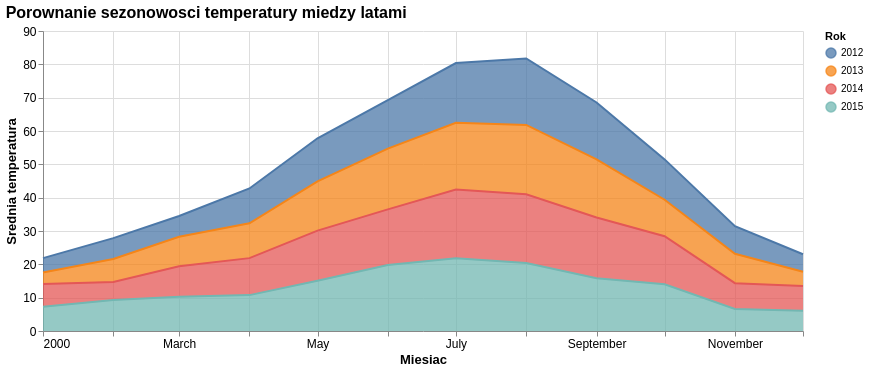

Notebook code for this chart:
### Code cell
custom_chart = (
    alt.Chart(monthly)
    .mark_area(opacity=0.75, line=True)
    .encode(
        x=alt.X("yearmonth:T", title="Miesiac"),
        y=alt.Y("avg_temp:Q", title="Srednia temperatura"),
        color=alt.Color("year:N", title="Rok", scale=alt.Scale(scheme="tableau10")),
        tooltip=["year:O", "month_name:N", alt.Tooltip("avg_temp:Q", format=".1f")],
    )
    .transform_calculate(yearmonth="datetime(2000, datum.month - 1, 1)")
    .properties(width=760, height=300, title="Porownanie sezonowosci temperatury miedzy latami")
    .configure_view(stroke=None)
    .configure_axis(labelFontSize=12, titleFontSize=13)
    .configure_title(fontSize=16, anchor="start")
)

custom_chart

### Figure 1 — Vega specification as saved in the notebook (floating-point values rounded to 4 significant figures)
{"$schema": "https://vega.github.io/schema/vega/v6.json", "data": [{"name": "source_0", "values": [{"year": 2012, "month": 1, "month_name": "January", "avg_temp": 4.298, "total_precipitation": 173.3, "rainy_days": 22, "avg_wind": 3.9, "yearmonth": "2000-01-01T00:00:00.000", "avg_temp_end": 21.85, "avg_temp_start": 17.55}, {"year": 2012, "month": 2, "month_name": "February", "avg_temp": 6.24, "total_precipitation": 92.3, "rainy_days": 19, "avg_wind": 3.903, "yearmonth": "2000-02-01T00:00:00.000", "avg_temp_end": 27.86, "avg_temp_start": 21.62}, {"year": 2012, "month": 3, "month_name": "March", "avg_temp": 6.197, "total_precipitation": 183.0, "rainy_days": 22, "avg_wind": 4.248, "yearmonth": "2000-03-01T00:00:00.000", "avg_temp_end": 34.49, "avg_temp_start": 28.3}, {"year": 2012, "month": 4, "month_name": "April", "avg_temp": 10.43, "total_precipitation": 68.1, "rainy_days": 17, "avg_wind": 3.373, "yearmonth": "2000-04-01T00:00:00.000", "avg_temp_end": 42.77, "avg_temp_start": 32.33}, {"year": 2012, "month": 5, "month_name": "May", "avg_temp": 12.93, "total_precipitation": 52.2, "rainy_days": 10, "avg_wind": 3.355, "yearmonth": "2000-05-01T00:00:00.000", "avg_temp_end": 57.82, "avg_temp_start": 44.9}, {"year": 2012, "month": 6, "month_name": "June", "avg_temp": 14.59, "total_precipitation": 75.1, "rainy_days": 14, "avg_wind": 3.083, "yearmonth": "2000-06-01T00:00:00.000", "avg_temp_end": 69.29, "avg_temp_start": 54.7}, {"year": 2012, "month": 7, "month_name": "July", "avg_temp": 17.92, "total_precipitation": 26.3, "rainy_days": 7, "avg_wind": 2.877, "yearmonth": "2000-07-01T00:00:00.000", "avg_temp_end": 80.39, "avg_temp_start": 62.47}, {"year": 2012, "month": 8, "month_name": "August", "avg_temp": 19.93, "total_precipitation": 0.0, "rainy_days": 0, "avg_wind": 2.829, "yearmonth": "2000-08-01T00:00:00.000", "avg_temp_end": 81.76, "avg_temp_start": 61.83}, {"year": 2012, "month": 9, "month_name": "September", "avg_temp": 17.06, "total_precipitation": 0.9, "rainy_days": 3, "avg_wind": 2.647, "yearmonth": "2000-09-01T00:00:00.000", "avg_temp_end": 68.56, "avg_temp_start": 51.5}, {"year": 2012, "month": 10, "month_name": "October", "avg_temp": 12.1, "total_precipitation": 170.3, "rainy_days": 16, "avg_wind": 3.532, "yearmonth": "2000-10-01T00:00:00.000", "avg_temp_end": 51.48, "avg_temp_start": 39.38}, {"year": 2012, "month": 11, "month_name": "November", "avg_temp": 8.277, "total_precipitation": 210.5, "rainy_days": 20, "avg_wind": 3.22, "yearmonth": "2000-11-01T00:00:00.000", "avg_temp_end": 31.45, "avg_temp_start": 23.17}, {"year": 2012, "month": 12, "month_name": "December", "avg_temp": 5.265, "total_precipitation": 174.0, "rainy_days": 27, "avg_wind": 3.832, "yearmonth": "2000-12-01T00:00:00.000", "avg_temp_end": 23.04, "avg_temp_start": 17.77}, {"year": 2013, "month": 1, "month_name": "January", "avg_temp": 3.452, "total_precipitation": 105.7, "rainy_days": 17, "avg_wind": 2.877, "yearmonth": "2000-01-01T00:00:00.000", "avg_temp_end": 17.55, "avg_temp_start": 14.1}, {"year": 2013, "month": 2, "month_name": "February", "avg_temp": 6.896, "total_precipitation": 40.3, "rainy_days": 18, "avg_wind": 3.632, "yearmonth": "2000-02-01T00:00:00.000", "avg_temp_end": 21.62, "avg_temp_start": 14.72}, {"year": 2013, "month": 3, "month_name": "March", "avg_temp": 8.844, "total_precipitation": 69.7, "rainy_days": 15, "avg_wind": 3.461, "yearmonth": "2000-03-01T00:00:00.000", "avg_temp_end": 28.3, "avg_temp_start": 19.45}, {"year": 2013, "month": 4, "month_name": "April", "avg_temp": 10.47, "total_precipitation": 149.6, "rainy_days": 16, "avg_wind": 3.713, "yearmonth": "2000-04-01T00:00:00.000", "avg_temp_end": 32.33, "avg_temp_start": 21.86}, {"year": 2013, "month": 5, "month_name": "May", "avg_temp": 14.77, "total_precipitation": 60.5, "rainy_days": 12, "avg_wind": 3.158, "yearmonth": "2000-05-01T00:00:00.000", "avg_temp_end": 44.9, "avg_temp_start": 30.12}, {"year": 2013, "month": 6, "month_name": "June", "avg_temp": 18.21, "total_precipitation": 33.1, "rainy_days": 10, "avg_wind": 3.003, "yearmonth": "2000-06-01T00:00:00.000", "avg_temp_end": 54.7, "avg_temp_start": 36.49}, {"year": 2013, "month": 7, "month_name": "July", "avg_temp": 20.01, "total_precipitation": 0.0, "rainy_days": 0, "avg_wind": 2.687, "yearmonth": "2000-07-01T00:00:00.000", "avg_temp_end": 62.47, "avg_temp_start": 42.46}, {"year": 2013, "month": 8, "month_name": "August", "avg_temp": 20.8, "total_precipitation": 34.4, "rainy_days": 9, "avg_wind": 2.542, "yearmonth": "2000-08-01T00:00:00.000", "avg_temp_end": 61.83, "avg_temp_start": 41.03}, {"year": 2013, "month": 9, "month_name": "September", "avg_temp": 17.48, "total_precipitation": 156.8, "rainy_days": 14, "avg_wind": 3.013, "yearmonth": "2000-09-01T00:00:00.000", "avg_temp_end": 51.5, "avg_temp_start": 34.03}, {"year": 2013, "month": 10, "month_name": "October", "avg_temp": 10.93, "total_precipitation": 39.2, "rainy_days": 12, "avg_wind": 2.274, "yearmonth": "2000-10-01T00:00:00.000", "avg_temp_end": 39.38, "avg_temp_start": 28.44}, {"year": 2013, "month": 11, "month_name": "November", "avg_temp": 8.822, "total_precipitation": 96.3, "rainy_days": 15, "avg_wind": 3.18, "yearmonth": "2000-11-01T00:00:00.000", "avg_temp_end": 23.17, "avg_temp_start": 14.35}, {"year": 2013, "month": 12, "month_name": "December", "avg_temp": 4.297, "total_precipitation": 42.4, "rainy_days": 14, "avg_wind": 2.735, "yearmonth": "2000-12-01T00:00:00.000", "avg_temp_end": 17.77, "avg_temp_start": 13.48}, {"year": 2014, "month": 1, "month_name": "January", "avg_temp": 6.848, "total_precipitation": 94.0, "rainy_days": 13, "avg_wind": 3.348, "yearmonth": "2000-01-01T00:00:00.000", "avg_temp_end": 14.1, "avg_temp_start": 7.253}, {"year": 2014, "month": 2, "month_name": "February", "avg_temp": 5.418, "total_precipitation": 155.2, "rainy_days": 19, "avg_wind": 4.529, "yearmonth": "2000-02-01T00:00:00.000", "avg_temp_end": 14.72, "avg_temp_start": 9.302}, {"year": 2014, "month": 3, "month_name": "March", "avg_temp": 9.166, "total_precipitation": 240.0, "rainy_days": 20, "avg_wind": 3.677, "yearmonth": "2000-03-01T00:00:00.000", "avg_temp_end": 19.45, "avg_temp_start": 10.29}, {"year": 2014, "month": 4, "month_name": "April", "avg_temp": 11.1, "total_precipitation": 106.1, "rainy_days": 13, "avg_wind": 3.697, "yearmonth": "2000-04-01T00:00:00.000", "avg_temp_end": 21.86, "avg_temp_start": 10.77}, {"year": 2014, "month": 5, "month_name": "May", "avg_temp": 15.04, "total_precipitation": 80.0, "rainy_days": 8, "avg_wind": 3.155, "yearmonth": "2000-05-01T00:00:00.000", "avg_temp_end": 30.12, "avg_temp_start": 15.08}, {"year": 2014, "month": 6, "month_name": "June", "avg_temp": 16.67, "total_precipitation": 18.8, "rainy_days": 9, "avg_wind": 3.19, "yearmonth": "2000-06-01T00:00:00.000", "avg_temp_end": 36.49, "avg_temp_start": 19.82}, {"year": 2014, "month": 7, "month_name": "July", "avg_temp": 20.66, "total_precipitation": 19.6, "rainy_days": 2, "avg_wind": 3.097, "yearmonth": "2000-07-01T00:00:00.000", "avg_temp_end": 42.46, "avg_temp_start": 21.8}, {"year": 2014, "month": 8, "month_name": "August", "avg_temp": 20.64, "total_precipitation": 46.0, "rainy_days": 7, "avg_wind": 2.477, "yearmonth": "2000-08-01T00:00:00.000", "avg_temp_end": 41.03, "avg_temp_start": 20.39}, {"year": 2014, "month": 9, "month_name": "September", "avg_temp": 18.2, "total_precipitation": 56.7, "rainy_days": 9, "avg_wind": 3.143, "yearmonth": "2000-09-01T00:00:00.000", "avg_temp_end": 34.03, "avg_temp_start": 15.83}, {"year": 2014, "month": 10, "month_name": "October", "avg_temp": 14.42, "total_precipitation": 171.5, "rainy_days": 19, "avg_wind": 2.916, "yearmonth": "2000-10-01T00:00:00.000", "avg_temp_end": 28.44, "avg_temp_start": 14.02}, {"year": 2014, "month": 11, "month_name": "November", "avg_temp": 7.77, "total_precipitation": 123.1, "rainy_days": 16, "avg_wind": 3.983, "yearmonth": "2000-11-01T00:00:00.000", "avg_temp_end": 14.35, "avg_temp_start": 6.582}, {"year": 2014, "month": 12, "month_name": "December", "avg_temp": 7.374, "total_precipitation": 121.8, "rainy_days": 15, "avg_wind": 3.565, "yearmonth": "2000-12-01T00:00:00.000", "avg_temp_end": 13.48, "avg_temp_start": 6.103}, {"year": 2015, "month": 1, "month_name": "January", "avg_temp": 7.253, "total_precipitation": 93.0, "rainy_days": 14, "avg_wind": 2.429, "yearmonth": "2000-01-01T00:00:00.000", "avg_temp_end": 7.253, "avg_temp_start": 0.0}, {"year": 2015, "month": 2, "month_name": "February", "avg_temp": 9.302, "total_precipitation": 134.2, "rainy_days": 17, "avg_wind": 3.079, "yearmonth": "2000-02-01T00:00:00.000", "avg_temp_end": 9.302, "avg_temp_start": 0.0}, {"year": 2015, "month": 3, "month_name": "March", "avg_temp": 10.29, "total_precipitation": 113.5, "rainy_days": 16, "avg_wind": 2.932, "yearmonth": "2000-03-01T00:00:00.000", "avg_temp_end": 10.29, "avg_temp_start": 0.0}, {"year": 2015, "month": 4, "month_name": "April", "avg_temp": 10.77, "total_precipitation": 51.6, "rainy_days": 13, "avg_wind": 3.313, "yearmonth": "2000-04-01T00:00:00.000", "avg_temp_end": 10.77, "avg_temp_start": 0.0}, {"year": 2015, "month": 5, "month_name": "May", "avg_temp": 15.08, "total_precipitation": 14.8, "rainy_days": 4, "avg_wind": 2.813, "yearmonth": "2000-05-01T00:00:00.000", "avg_temp_end": 15.08, "avg_temp_start": 0.0}, {"year": 2015, "month": 6, "month_name": "June", "avg_temp": 19.82, "total_precipitation": 5.9, "rainy_days": 4, "avg_wind": 3.247, "yearmonth": "2000-06-01T00:00:00.000", "avg_temp_end": 19.82, "avg_temp_start": 0.0}, {"year": 2015, "month": 7, "month_name": "July", "avg_temp": 21.8, "total_precipitation": 2.3, "rainy_days": 2, "avg_wind": 2.984, "yearmonth": "2000-07-01T00:00:00.000", "avg_temp_end": 21.8, "avg_temp_start": 0.0}, {"year": 2015, "month": 8, "month_name": "August", "avg_temp": 20.39, "total_precipitation": 83.3, "rainy_days": 6, "avg_wind": 3.155, "yearmonth": "2000-08-01T00:00:00.000", "avg_temp_end": 20.39, "avg_temp_start": 0.0}, {"year": 2015, "month": 9, "month_name": "September", "avg_temp": 15.83, "total_precipitation": 21.1, "rainy_days": 9, "avg_wind": 3.05, "yearmonth": "2000-09-01T00:00:00.000", "avg_temp_end": 15.83, "avg_temp_start": 0.0}, {"year": 2015, "month": 10, "month_name": "October", "avg_temp": 14.02, "total_precipitation": 122.4, "rainy_days": 14, "avg_wind": 3.035, "yearmonth": "2000-10-01T00:00:00.000", "avg_temp_end": 14.02, "avg_temp_start": 0.0}, {"year": 2015, "month": 11, "month_name": "November", "avg_temp": 6.582, "total_precipitation": 212.6, "rainy_days": 20, "avg_wind": 3.547, "yearmonth": "2000-11-01T00:00:00.000", "avg_temp_end": 6.582, "avg_temp_start": 0.0}, {"year": 2015, "month": 12, "month_name": "December", "avg_temp": 6.103, "total_precipitation": 284.5, "rainy_days": 25, "avg_wind": 4.342, "yearmonth": "2000-12-01T00:00:00.000", "avg_temp_end": 6.103, "avg_temp_start": 0.0}], "transform": [{"type": "formula", "expr": "toDate(datum['yearmonth'])", "as": "yearmonth"}]}, {"name": "source_0_color_domain_year", "values": [{"year": 2012}, {"year": 2013}, {"year": 2014}, {"year": 2015}]}], "marks": [{"type": "group", "name": "layer_0_pathgroup", "from": {"facet": {"data": "source_0", "name": "faceted_path_layer_0_main", "groupby": ["year"]}}, "encode": {"update": {"width": {"field": {"signal": null, "datum": null, "group": "width", "parent": null}}, "height": {"field": {"signal": null, "datum": null, "group": "height", "parent": null}}}}, "marks": [{"type": "area", "name": "layer_0_marks", "from": {"data": "faceted_path_layer_0_main"}, "sort": {"field": "x"}, "encode": {"update": {"fill": {"field": "year", "scale": "color"}, "tooltip": {"signal": "{\"year\": isValid(datum[\"year\"]) ? isArray(datum[\"year\"]) ? join(datum[\"year\"], '\\n') : datum[\"year\"] : \"\"+datum[\"year\"], \"month_name\": isValid(datum[\"month_name\"]) ? isArray(datum[\"month_name\"]) ? join(datum[\"month_name\"], '\\n') : datum[\"month_name\"] : \"\"+datum[\"month_name\"], \"avg_temp\": format(datum[\"avg_temp\"], \".1f\")}"}, "x": {"field": "yearmonth", "scale": "x"}, "opacity": {"value": 0.75}, "orient": {"value": "vertical"}, "defined": {"signal": "isValid(datum[\"yearmonth\"]) && isFinite(+datum[\"yearmonth\"]) && isValid(datum[\"avg_temp\"]) && isFinite(+datum[\"avg_temp\"])"}, "y": {"field": "avg_temp_end", "scale": "y"}, "y2": {"field": "avg_temp_start", "scale": "y"}}}, "style": ["area"]}]}, {"type": "group", "name": "layer_1_pathgroup", "from": {"facet": {"data": "source_0", "name": "faceted_path_layer_1_main", "groupby": ["year"]}}, "encode": {"update": {"height": {"field": {"signal": null, "datum": null, "group": "height", "parent": null}}, "width": {"field": {"signal": null, "datum": null, "group": "width", "parent": null}}}}, "marks": [{"type": "line", "name": "layer_1_marks", "from": {"data": "faceted_path_layer_1_main"}, "sort": {"field": "x"}, "encode": {"update": {"x": {"field": "yearmonth", "scale": "x"}, "tooltip": {"signal": "{\"year\": isValid(datum[\"year\"]) ? isArray(datum[\"year\"]) ? join(datum[\"year\"], '\\n') : datum[\"year\"] : \"\"+datum[\"year\"], \"month_name\": isValid(datum[\"month_name\"]) ? isArray(datum[\"month_name\"]) ? join(datum[\"month_name\"], '\\n') : datum[\"month_name\"] : \"\"+datum[\"month_name\"], \"avg_temp\": format(datum[\"avg_temp\"], \".1f\")}"}, "stroke": {"field": "year", "scale": "color"}, "y": {"field": "avg_temp_end", "scale": "y"}, "defined": {"signal": "isValid(datum[\"yearmonth\"]) && isFinite(+datum[\"yearmonth\"]) && isValid(datum[\"avg_temp\"]) && isFinite(+datum[\"avg_temp\"])"}}}, "style": ["line"]}]}], "scales": [{"name": "x", "type": "time", "domain": {"data": "source_0", "field": "yearmonth"}, "range": [0, {"signal": "width"}]}, {"name": "y", "type": "linear", "domain": {"data": "source_0", "fields": ["avg_temp_start", "avg_temp_end"]}, "range": [{"signal": "height"}, 0], "nice": true, "zero": true}, {"name": "color", "type": "ordinal", "domain": {"data": "source_0_color_domain_year", "field": "year", "sort": true}, "range": {"scheme": "tableau10"}}], "axes": [{"scale": "x", "orient": "bottom", "grid": true, "maxExtent": 0, "minExtent": 0, "labels": false, "aria": false, "ticks": false, "domain": false, "gridScale": "y", "tickCount": {"signal": "ceil(width/40)"}, "zindex": 0}, {"scale": "y", "domain": false, "grid": true, "orient": "left", "tickCount": {"signal": "ceil(height/40)"}, "minExtent": 0, "aria": false, "ticks": false, "zindex": 0, "gridScale": "x", "labels": false, "maxExtent": 0}, {"scale": "x", "tickCount": {"signal": "ceil(width/40)"}, "title": "Miesiac", "orient": "bottom", "labelFlush": true, "grid": false, "labelOverlap": true, "zindex": 0}, {"scale": "y", "orient": "left", "grid": false, "tickCount": {"signal": "ceil(height/40)"}, "zindex": 0, "title": "Srednia temperatura", "labelOverlap": true}], "title": {"text": "Porownanie sezonowosci temperatury miedzy latami", "anchor": "start"}, "legends": [{"title": "Rok", "fill": "color", "symbolType": "circle", "encode": {"symbols": {"update": {"opacity": {"value": 0.75}}}}, "stroke": "color"}], "height": 300, "config": {"axis": {"labelFontSize": 12, "titleFontSize": 13}, "style": {"cell": {"stroke": null}, "group-title": {"fontSize": 16}}}, "width": 760, "padding": 5, "background": "white", "style": "cell"}
